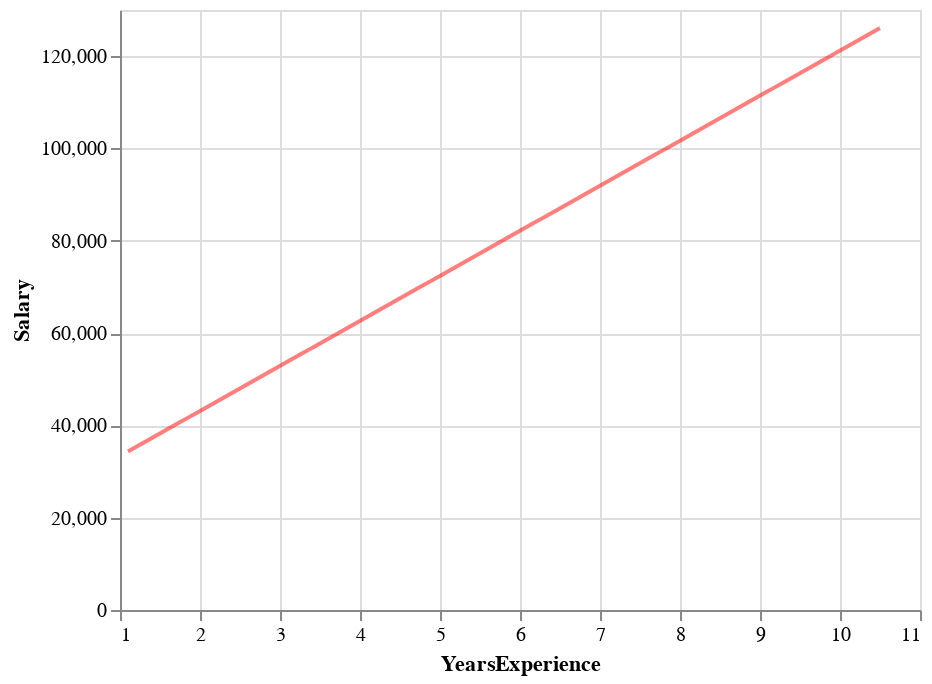

Write notebook code for a chart like this one.
### Markdown cell above
Complete the `get_salary_linear_fit_chart()` so that it displays a single fit line from the linear regression fit passed in to it. The chart should look like this:

![A line chart of Years of Experience (x axis) against Salary (y axis)](asset/assignment3_salary_line_chart.png)

### Code cell
def get_salary_linear_fit_chart(salary_reg, opacity=0.5):
    '''
    Takes a single linear regression fit (as returned by `get_one_bootstrap_salary_fit()`) and
    returns an Altair chart plotting the fit line
    
    Parameters:
    
    - salary_reg: A regression fit
    - opacity: The opacity of the output line
    '''
    #use the model to predict the mean Salary at each x position
    pred_df = pd.DataFrame({
        'YearsExperience': salary_pred_grid['YearsExperience'],
        'Salary': salary_reg.predict(salary_pred_grid)
    })

    #insert code to return an Altair chart showing the fit line using `pred_df`
    #remember to set the opacity of the line mark to the `opacity` value
    #passed into this function (e.g. `mark_line(opacity=opacity)`)
    # YOUR CODE HERE
   
    source = pred_df

    salary_fit = alt.Chart(source).mark_line(opacity=opacity, color='red').encode(
    x=alt.X('YearsExperience:Q', axis=alt.Axis(title="YearsExperience")),
    y=alt.Y('Salary:Q', axis=alt.Axis(title="Salary"))
    )
    
    return salary_fit
    

get_salary_linear_fit_chart(salary_reg)

### Figure 1 — Vega-Lite specification as saved in the notebook (floating-point values rounded to 4 significant figures)
{"config": {"view": {"continuousWidth": 400, "continuousHeight": 300}}, "data": {"name": "data-8050673498a20bc765130abb14a6ff6b"}, "mark": {"type": "line", "color": "red", "opacity": 0.5}, "encoding": {"x": {"type": "quantitative", "axis": {"title": "YearsExperience"}, "field": "YearsExperience"}, "y": {"type": "quantitative", "axis": {"title": "Salary"}, "field": "Salary"}}, "$schema": "https://vega.github.io/schema/vega-lite/v4.8.1.json", "datasets": {"data-8050673498a20bc765130abb14a6ff6b": [{"YearsExperience": 1.1, "Salary": 34340.0}, {"YearsExperience": 1.194, "Salary": 35260.0}, {"YearsExperience": 1.288, "Salary": 36180.0}, {"YearsExperience": 1.382, "Salary": 37100.0}, {"YearsExperience": 1.476, "Salary": 38010.0}, {"YearsExperience": 1.57, "Salary": 38930.0}, {"YearsExperience": 1.664, "Salary": 39850.0}, {"YearsExperience": 1.758, "Salary": 40770.0}, {"YearsExperience": 1.852, "Salary": 41680.0}, {"YearsExperience": 1.946, "Salary": 42600.0}, {"YearsExperience": 2.04, "Salary": 43520.0}, {"YearsExperience": 2.134, "Salary": 44430.0}, {"YearsExperience": 2.228, "Salary": 45350.0}, {"YearsExperience": 2.322, "Salary": 46270.0}, {"YearsExperience": 2.416, "Salary": 47190.0}, {"YearsExperience": 2.51, "Salary": 48100.0}, {"YearsExperience": 2.604, "Salary": 49020.0}, {"YearsExperience": 2.698, "Salary": 49940.0}, {"YearsExperience": 2.792, "Salary": 50860.0}, {"YearsExperience": 2.886, "Salary": 51770.0}, {"YearsExperience": 2.98, "Salary": 52690.0}, {"YearsExperience": 3.074, "Salary": 53610.0}, {"YearsExperience": 3.168, "Salary": 54530.0}, {"YearsExperience": 3.262, "Salary": 55440.0}, {"YearsExperience": 3.356, "Salary": 56360.0}, {"YearsExperience": 3.45, "Salary": 57280.0}, {"YearsExperience": 3.544, "Salary": 58200.0}, {"YearsExperience": 3.638, "Salary": 59110.0}, {"YearsExperience": 3.732, "Salary": 60030.0}, {"YearsExperience": 3.826, "Salary": 60950.0}, {"YearsExperience": 3.92, "Salary": 61860.0}, {"YearsExperience": 4.014, "Salary": 62780.0}, {"YearsExperience": 4.108, "Salary": 63700.0}, {"YearsExperience": 4.202, "Salary": 64620.0}, {"YearsExperience": 4.296, "Salary": 65530.0}, {"YearsExperience": 4.39, "Salary": 66450.0}, {"YearsExperience": 4.484, "Salary": 67370.0}, {"YearsExperience": 4.578, "Salary": 68290.0}, {"YearsExperience": 4.672, "Salary": 69200.0}, {"YearsExperience": 4.766, "Salary": 70120.0}, {"YearsExperience": 4.86, "Salary": 71040.0}, {"YearsExperience": 4.954, "Salary": 71960.0}, {"YearsExperience": 5.048, "Salary": 72870.0}, {"YearsExperience": 5.142, "Salary": 73790.0}, {"YearsExperience": 5.236, "Salary": 74710.0}, {"YearsExperience": 5.33, "Salary": 75620.0}, {"YearsExperience": 5.424, "Salary": 76540.0}, {"YearsExperience": 5.518, "Salary": 77460.0}, {"YearsExperience": 5.612, "Salary": 78380.0}, {"YearsExperience": 5.706, "Salary": 79290.0}, {"YearsExperience": 5.8, "Salary": 80210.0}, {"YearsExperience": 5.894, "Salary": 81130.0}, {"YearsExperience": 5.988, "Salary": 82050.0}, {"YearsExperience": 6.082, "Salary": 82960.0}, {"YearsExperience": 6.176, "Salary": 83880.0}, {"YearsExperience": 6.27, "Salary": 84800.0}, {"YearsExperience": 6.364, "Salary": 85720.0}, {"YearsExperience": 6.458, "Salary": 86630.0}, {"YearsExperience": 6.552, "Salary": 87550.0}, {"YearsExperience": 6.646, "Salary": 88470.0}, {"YearsExperience": 6.74, "Salary": 89390.0}, {"YearsExperience": 6.834, "Salary": 90300.0}, {"YearsExperience": 6.928, "Salary": 91220.0}, {"YearsExperience": 7.022, "Salary": 92140.0}, {"YearsExperience": 7.116, "Salary": 93050.0}, {"YearsExperience": 7.21, "Salary": 93970.0}, {"YearsExperience": 7.304, "Salary": 94890.0}, {"YearsExperience": 7.398, "Salary": 95810.0}, {"YearsExperience": 7.492, "Salary": 96720.0}, {"YearsExperience": 7.586, "Salary": 97640.0}, {"YearsExperience": 7.68, "Salary": 98560.0}, {"YearsExperience": 7.774, "Salary": 99480.0}, {"YearsExperience": 7.868, "Salary": 100400.0}, {"YearsExperience": 7.962, "Salary": 101300.0}, {"YearsExperience": 8.056, "Salary": 102200.0}, {"YearsExperience": 8.15, "Salary": 103100.0}, {"YearsExperience": 8.244, "Salary": 104100.0}, {"YearsExperience": 8.338, "Salary": 105000.0}, {"YearsExperience": 8.432, "Salary": 105900.0}, {"YearsExperience": 8.526, "Salary": 106800.0}, {"YearsExperience": 8.62, "Salary": 107700.0}, {"YearsExperience": 8.714, "Salary": 108600.0}, {"YearsExperience": 8.808, "Salary": 109600.0}, {"YearsExperience": 8.902, "Salary": 110500.0}, {"YearsExperience": 8.996, "Salary": 111400.0}, {"YearsExperience": 9.09, "Salary": 112300.0}, {"YearsExperience": 9.184, "Salary": 113200.0}, {"YearsExperience": 9.278, "Salary": 114200.0}, {"YearsExperience": 9.372, "Salary": 115100.0}, {"YearsExperience": 9.466, "Salary": 116000.0}, {"YearsExperience": 9.56, "Salary": 116900.0}, {"YearsExperience": 9.654, "Salary": 117800.0}, {"YearsExperience": 9.748, "Salary": 118700.0}, {"YearsExperience": 9.842, "Salary": 119700.0}, {"YearsExperience": 9.936, "Salary": 120600.0}, {"YearsExperience": 10.03, "Salary": 121500.0}, {"YearsExperience": 10.12, "Salary": 122400.0}, {"YearsExperience": 10.22, "Salary": 123300.0}, {"YearsExperience": 10.31, "Salary": 124200.0}, {"YearsExperience": 10.41, "Salary": 125200.0}, {"YearsExperience": 10.5, "Salary": 126100.0}]}}
